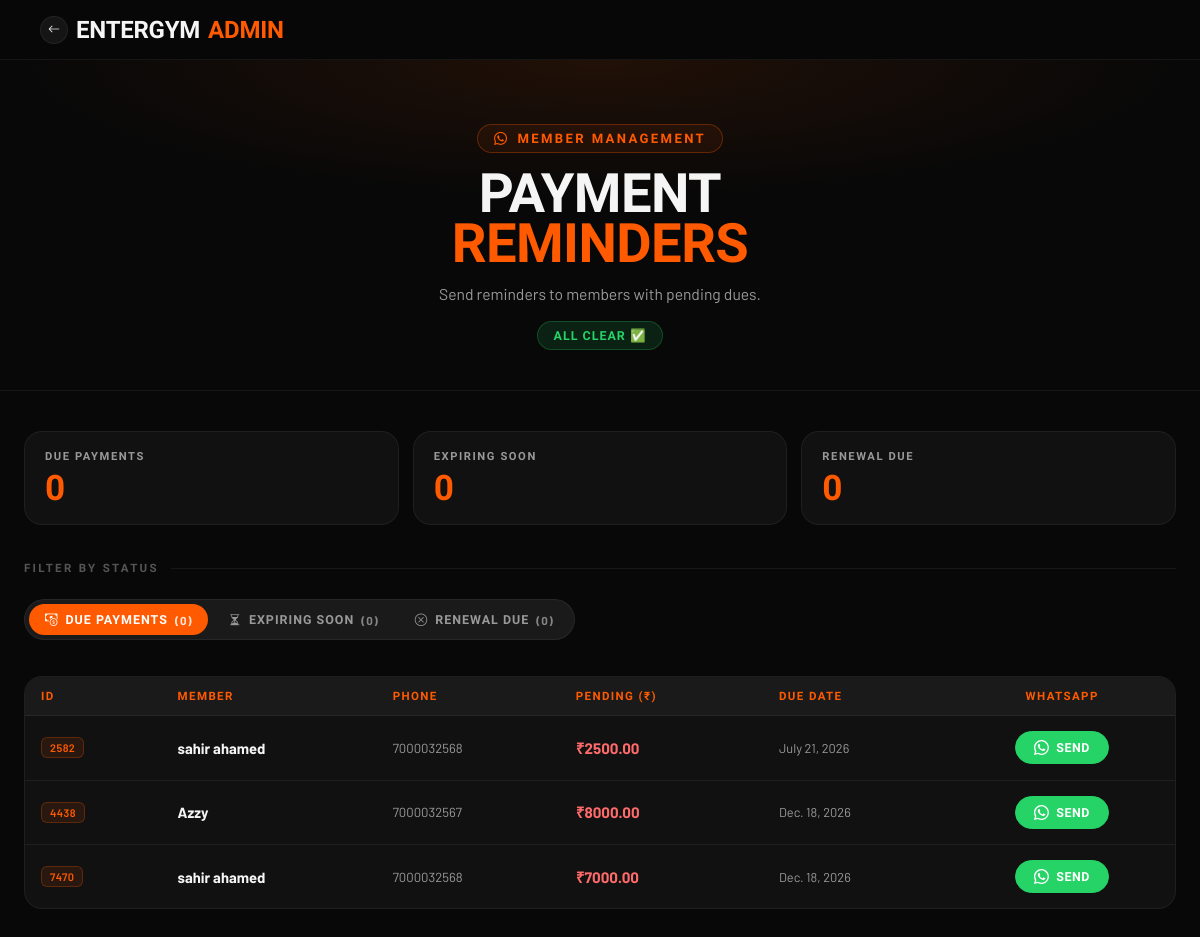
The page /admin-tools/whatsapp/ (signed in) on the database as committed earlier.
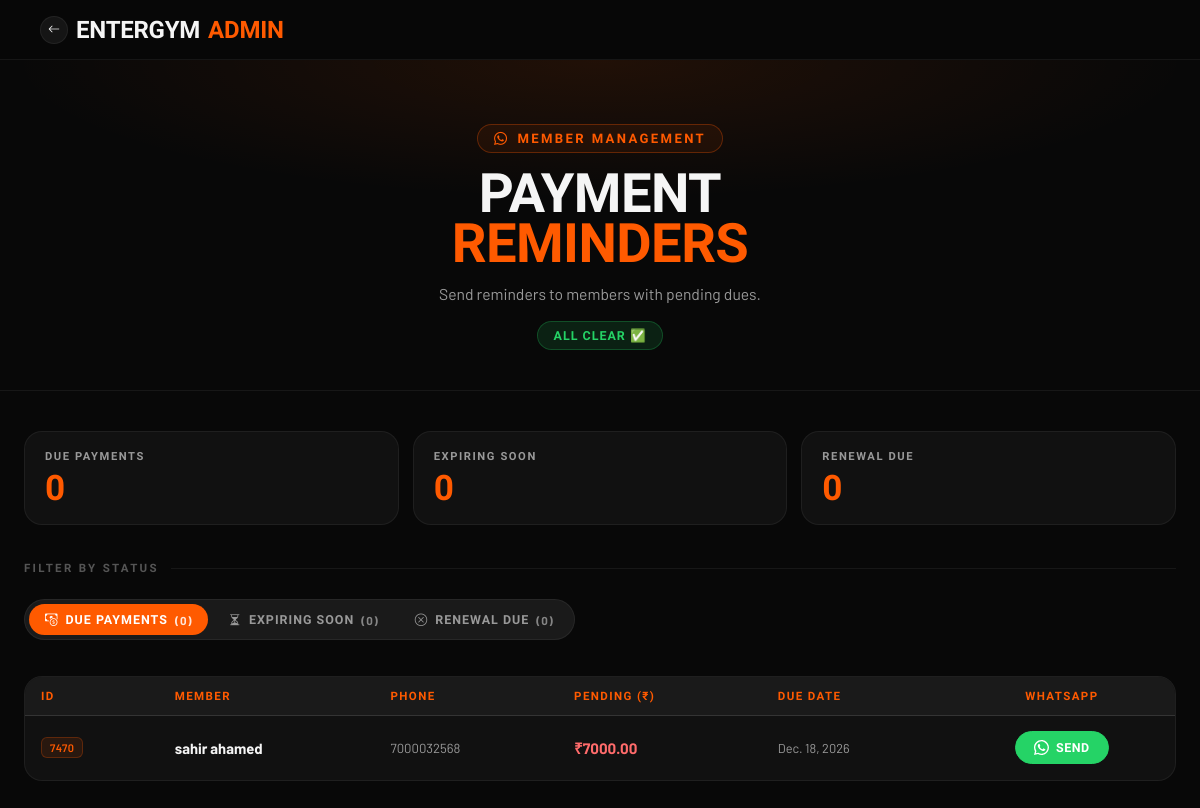
The same page on the database as committed later.
### AuthFit/models.py (models this page shows, shortened)
class Enrollment(models.Model):
    gym = models.ForeignKey(
        Gym,
        on_delete=models.CASCADE,
        db_index=True
    )
    objects = GymManager()
    GENDER_CHOICES = [
        ('M', 'Male'),
        ('F', 'Female'),
    ]
    PAYMENT = [
        ("Done", 'Done'),
        ("Pending", 'Pending'),
    ]
    METHOD = [
        ('C', 'CASH'),
        ('U', 'UPI'),
        ('B', 'UPI + CASH'),
    ]
    unique_id = models.CharField(max_length=10, editable=False, db_index=True)
    user = models.ForeignKey(
    User,
    on_delete=models.CASCADE
)
    fullname = models.CharField(max_length=25)
    email = models.EmailField()
    gender = models.CharField(max_length=1, choices=GENDER_CHOICES)
    phone = models.CharField(max_length=10, db_index=True)
    address = models.TextField()
    reference = models.CharField(max_length=30, null=True, blank=True)
    selectPlan = models.ForeignKey(MembershipPlan, on_delete=models.CASCADE)
    trainer = models.ForeignKey(
        Trainer, on_delete=models.SET_NULL, null=True, blank=True
    )
    Amount = models.DecimalField(max_digits=10, decimal_places=2)
    paidAmount = models.DecimalField(default=0,max_digits=10,decimal_places=2,null=False)
    paymentDate = models.DateField(blank=True, null=True)
    paymentMethod = models.CharField(
        max_length=1, choices=METHOD, blank=True, null=True
    )
    pendingAmount = models.DecimalField(default=0,max_digits=10,decimal_places=2)
    pendingpaymentMethod = models.CharField(
        max_length=1, choices=METHOD, blank=True, null=True
    )
    pendingpaymentDate =  models.DateField(blank=True, null=True)
    paymentStatus = models.CharField(
        max_length=10, choices=PAYMENT, default="Pending"
    )
    last_expiry_notif_sent = models.DateField(null=True, blank=True)
    doj = models.DateField(auto_now_add=True)
    DueDate = models.DateField(blank=True, null=True,db_index=True)
    created_at = models.DateTimeField(auto_now_add=True)
    is_active = models.BooleanField(default=True, db_index=True)
    face_enrolled = models.BooleanField(default=False)
    face_image = CloudinaryField('image', null=True, blank=True)
    face_embeddings = models.JSONField(default=list, blank=True)
    class Meta:
        unique_together = ('gym', 'unique_id')  # unique within a gym, not globally
    @property
    def is_expired(self):
        if self.DueDate:
            return timezone.now().date() > self.DueDate
        return False
    @property
    def days_remaining(self):
        if self.DueDate:
            return (self.DueDate - timezone.now().date()).days
        return None

### AuthFit/views.py (the view, shortened to what this page needs)
# urls.py: path('admin-tools/whatsapp/', views.whatsapp_pending_users, name='whatsapp_pending'),
@_gym_staff_required
def whatsapp_pending_users(request):
    gym = getattr(request, 'gym', None)
    today = timezone.now().date()
    base_qs = Enrollment.objects.select_related("selectPlan", "gym", "trainer")
    if gym:
        base_qs = base_qs.filter(gym=gym)
    pending_qs = base_qs.filter(paymentStatus="Pending").order_by("DueDate")
    pending_with_links = []
    for e in pending_qs:
        gym_name = e.gym.gym_name if e.gym else "EnterGYM"
        msg = (
            f"Hello {e.fullname}! Reminder from {gym_name}: "
            f"your payment of Rs.{e.pendingAmount} is pending. "
            f"Please clear your dues at your earliest convenience. Thank you!"
        )
        pending_with_links.append({
            "enrollment": e,
            "wa_link":    f"https://wa.me/91{e.phone}?text={quote(msg)}",
            "panel_data": _panel_data(e, "due"),
        })
    expiring_cutoff = today + timedelta(days=2)
    expiring_qs = base_qs.filter(
        DueDate__gte=today,
        DueDate__lte=expiring_cutoff,
    ).order_by("DueDate")
    expiring_with_links = []
    expired_qs = base_qs.filter(DueDate__lt=today).order_by("-DueDate")
    expired_with_links = []
    return render(request, "admin_whatsapp.html", {
        "pending": pending_with_links,
        "expiring_soon": expiring_with_links,
        "expired_members": expired_with_links,
        "pending_count": len(pending_with_links),
        "expiring_count": len(expiring_with_links),
        "expired_count": len(expired_with_links),
        "gym": gym,   })

### AuthFit/context_processors.py (called while the page is built, shortened)
def saas_config(request):
    return {
        'BASE_DOMAIN': os.environ.get('BASE_DOMAIN', 'entergym.in'),
    }

def _user_hash(uid: int) -> str:
    return hmac.new(
        settings.SECRET_KEY.encode("utf-8"),
        str(uid).encode("utf-8"),
        hashlib.sha256,
    ).hexdigest()[:16]

def _build_response(is_enrolled, already_marked, user_hash, request=None):
    config = {
        "isAuthenticated": request.user.is_authenticated if request else False,
        "isEnrolled":      bool(is_enrolled),
        "alreadyMarked":   bool(already_marked),
        "userHash":        user_hash,
    }
    return {
        "GYM_CONFIG_JSON": json.dumps(config),
        "is_enrolled":     bool(is_enrolled),
        "already_marked":  bool(already_marked),
    }

def gym_context(request):
    gym = getattr(request, 'gym', None)
    if gym is None:
        return {'gym': None, 'favicon_url': None, 'logo_url': None}

### Gym/context_processors.py (called while the page is built, shortened)
def gym_branding(request):
    gym = getattr(request, 'gym', None)
    if not gym:
        return {"gym_logo_url": None}

### Gym/mixins.py (called while the page is built)
    def get_queryset(self):
        return GymQuerySet(self.model, using=self._db)

### templates/admin_whatsapp.html (shortened to what this page needs)
{% load static custom_filters %}
<!doctype html>
<html lang="en">
  <head>
    <link
      rel="stylesheet"
      href="https://cdn.jsdelivr.net/npm/bootstrap-icons@1.11.1/font/bootstrap-icons.css"
    />
  </head>
  <body>
    <nav class="store-nav">
      <div class="nav-inner">
        <a class="nav-brand" href="/">
          <span class="back-icon"><i class="bi bi-arrow-left"></i></span>
          {{ request.gym.gym_name|default:"EnterGYM" }}
          <span class="acc">Admin</span>
        </a>
      </div>
    </nav>
    <header class="page-header">
      <div class="header-inner">
        <div class="header-eyebrow">
          <i class="bi bi-whatsapp"></i> Member Management
        </div>
        <h1 id="pageTitle">Payment <span class="accent" id="pageTitleAccent">Reminders</span></h1>
        <p id="pageDesc">Send reminders to members with pending dues.</p>
        <span class="badge" id="statusBadge"></span>
      </div>
    </header>
    <div class="page-wrapper">
      <div class="summary-cards">
      <div class="summary-card">
        <div class="summary-card-label">Due Payments</div>
        <div class="summary-card-value">{{ pending_count|default:pending|length }}</div>
      </div>
      <div class="summary-card">
        <div class="summary-card-label">Expiring Soon</div>
        <div class="summary-card-value">{{ expiring_count|default:expiring_soon|length }}</div>
      </div>
      <div class="summary-card">
        <div class="summary-card-label">Renewal Due</div>
        <div class="summary-card-value">{{ expired_count|default:expired_members|length }}</div>
      </div>
    </div>
      <p class="section-label">Filter By Status</p>
      <div class="platform-tabs" id="reminder-tabs">
        <button class="tab-btn active" data-tab="due">
          <i class="bi bi-cash-coin"></i> Due Payments
          <span class="tab-count">({{ pending_count|default:pending|length }})</span>
        </button>
        <button class="tab-btn" data-tab="expiring">
          <i class="bi bi-hourglass-split"></i> Expiring Soon
          <span class="tab-count">({{ expiring_count|default:expiring_soon|length }})</span>
        </button>
        <button class="tab-btn" data-tab="expired">
          <i class="bi bi-x-circle"></i> Renewal Due
          <span class="tab-count">({{ expired_count|default:expired_members|length }})</span>
        </button>
      </div>
      <div id="tab-due" class="tab-panel active">
        {% if not pending %}
        <div class="empty-state">No pending payments</div>
        {% else %}
        <div class="table-wrap">
          <table>
            <thead>
              <tr>
                <th>ID</th>
                <th>Member</th>
                <th>Phone</th>
                <th>Pending (₹)</th>
                <th>Due Date</th>
                <th style="text-align: center">WhatsApp</th>
              </tr>
            </thead>
            <tbody>
              {% for item in pending %} {% with e=item.enrollment %}
              <tr class="clickable-row" data-json="{{ item.panel_data|data_json }}">
                <td><span class="cell-id">{{ e.unique_id }}</span></td>
                <td class="cell-name">{{ e.fullname }}</td>
                <td class="cell-phone">{{ e.phone }}</td>
                <td class="cell-amount">₹{{ e.pendingAmount }}</td>
                <td class="cell-due">
                  {{ e.DueDate|default:"—" }}
                </td>
                <td style="text-align: center">
                  <a class="wa-btn" href="{{ item.wa_link }}" target="_blank">
                    Send
                  </a>
                </td>
              </tr>
              {% endwith %} {% endfor %}
            </tbody>
          </table>
        </div>
        {% endif %}
      </div>
    </div>
  </body>
</html>

Rows that differ between the two databases and show on the page:
no longer on this page (row edited): Enrollment: enrollment.unique_id "2582", enrollment.fullname "sahir ahamed", enrollment.phone "7000032568", enrollment.pendingAmount "2500.00", enrollment.DueDate "July 21, 2026"
no longer on this page (row edited): Enrollment: enrollment.unique_id "4438", enrollment.fullname "Azzy", enrollment.phone "7000032567", enrollment.pendingAmount "8000.00", enrollment.DueDate "Dec. 18, 2026"
